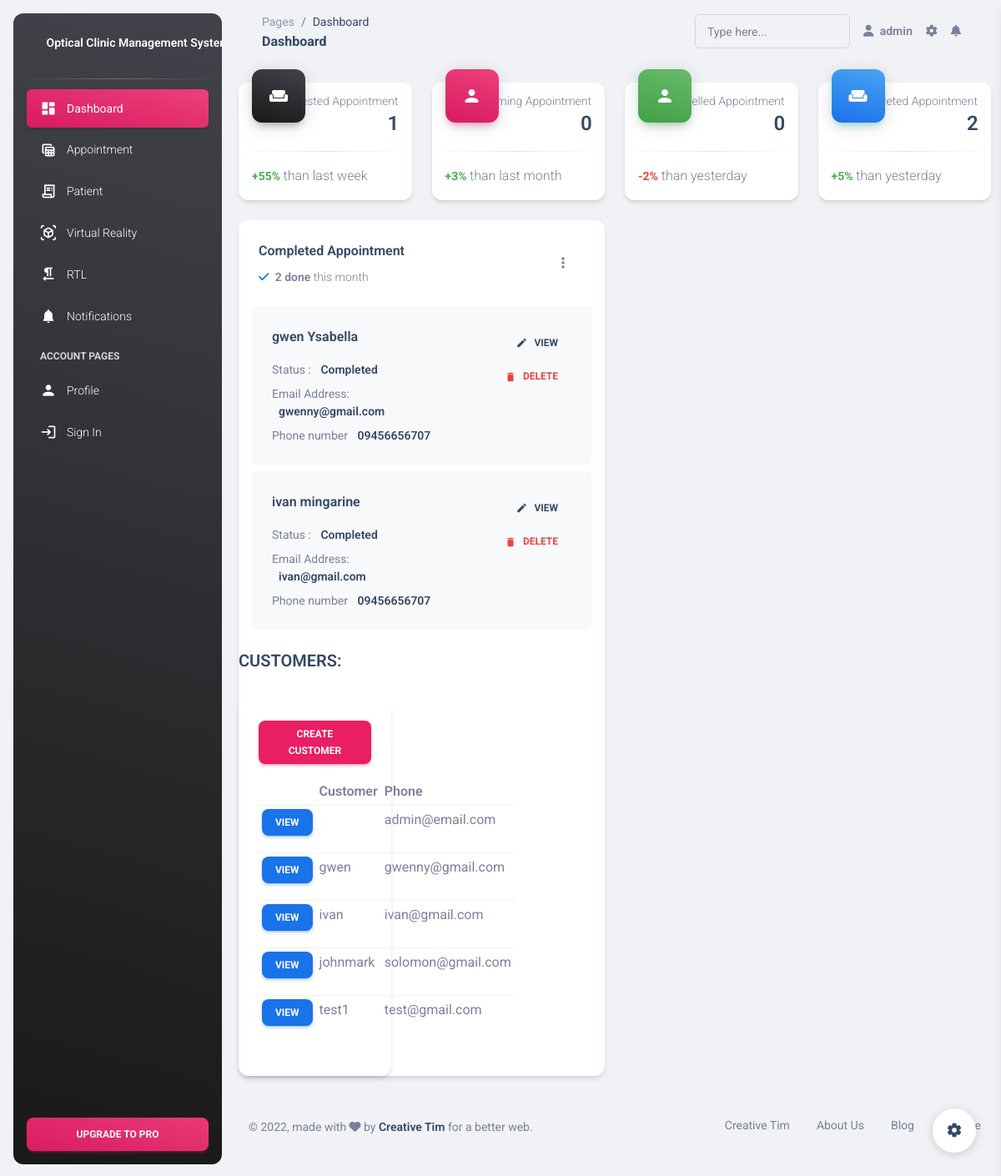
The app's page /dashboard/ (signed in) with its own data.
### app/models.py (models this page shows, shortened)
class Appointment(models.Model):
    Status = (
        ('Pending', 'Pending'),
        ('Confirmed', 'Confirmed'),
        ('Completed', 'Completed'),
        ('Canceled', 'Canceled')
    )
    patient = models.ForeignKey(Patient, null=True, on_delete = models.CASCADE)
    date_created = models.DateTimeField(auto_now_add = True)
    status = models.CharField(max_length = 255, choices = Status, default = 'Pending')
    accepted_date = models.DateTimeField(null=True, blank = True)

class Patient(models.Model):
    user = models.OneToOneField(User, null=True, blank=True, on_delete = models.CASCADE)
    first_name = models.CharField(max_length=255, null = True)
    last_name = models.CharField(max_length=255, null = True)
    email = models.CharField(max_length=255, null = True)
    phone = models.CharField(max_length=255, null = True)
    date_created = models.DateTimeField(auto_now_add = True)

### app/decorators.py (the view)
	def wrapper_function(request, *args, **kwargs):
		group = None
		if request.user.groups.exists():
			group = request.user.groups.all()[0].name
		if group == 'customer':
			return redirect('user_page')
		if group == 'admin':
			return view_func(request, *args, **kwargs)

### app/templates/app/dashboard.html (shortened to what this page needs)
{% load static %}
<!DOCTYPE html>
<html lang="en">
<head>
  <link href="../assets/css/nucleo-icons.css" rel="stylesheet" />
  <link href="../assets/css/nucleo-svg.css" rel="stylesheet" />
  <link id="pagestyle" href="{% static '/css/material-dashboard.css' %}" rel="stylesheet" />
</head>
<body class="g-sidenav-show  bg-gray-200">
  <aside class="sidenav navbar navbar-vertical navbar-expand-xs border-0 border-radius-xl my-3 fixed-start ms-3   bg-gradient-dark" id="sidenav-main">
    <div class="sidenav-header">
      <a class="navbar-brand m-0" href=" https://demos.creative-tim.com/material-dashboard/pages/dashboard " target="_blank">
        <span class="ms-1 font-weight-bold text-white">Optical Clinic Management System</span>
      </a>
    </div>
    <hr class="horizontal light mt-0 mb-2">
    <div class="collapse navbar-collapse  w-auto " id="sidenav-collapse-main">
      <ul class="navbar-nav">
        <li class="nav-item">
          <a class="nav-link text-white active bg-gradient-primary" href="../pages/dashboard.html">
            <div class="text-white text-center me-2 d-flex align-items-center justify-content-center">
              <i class="material-icons opacity-10">dashboard</i>
            </div>
            <span class="nav-link-text ms-1">Dashboard</span>
          </a>
        </li>
        <li class="nav-item">
          <a class="nav-link text-white " href="../pages/tables.html">
            <div class="text-white text-center me-2 d-flex align-items-center justify-content-center">
              <i class="material-icons opacity-10">table_view</i>
            </div>
            <span class="nav-link-text ms-1">Appointment</span>
          </a>
        </li>
        <li class="nav-item">
          <a class="nav-link text-white " href="../pages/billing.html">
            <div class="text-white text-center me-2 d-flex align-items-center justify-content-center">
              <i class="material-icons opacity-10">receipt_long</i>
            </div>
            <span class="nav-link-text ms-1">Patient</span>
          </a>
        </li>
        <li class="nav-item">
          <a class="nav-link text-white " href="../pages/virtual-reality.html">
            <div class="text-white text-center me-2 d-flex align-items-center justify-content-center">
              <i class="material-icons opacity-10">view_in_ar</i>
            </div>
            <span class="nav-link-text ms-1">Virtual Reality</span>
          </a>
        </li>
        <li class="nav-item">
          <a class="nav-link text-white " href="../pages/rtl.html">
            <div class="text-white text-center me-2 d-flex align-items-center justify-content-center">
              <i class="material-icons opacity-10">format_textdirection_r_to_l</i>
            </div>
            <span class="nav-link-text ms-1">RTL</span>
          </a>
        </li>
        <li class="nav-item">
          <a class="nav-link text-white " href="../pages/notifications.html">
            <div class="text-white text-center me-2 d-flex align-items-center justify-content-center">
              <i class="material-icons opacity-10">notifications</i>
            </div>
            <span class="nav-link-text ms-1">Notifications</span>
          </a>
        </li>
        <li class="nav-item mt-3">
          <h6 class="ps-4 ms-2 text-uppercase text-xs text-white font-weight-bolder opacity-8">Account pages</h6>
        </li>
        <li class="nav-item">
          <a class="nav-link text-white " href="../pages/profile.html">
            <div class="text-white text-center me-2 d-flex align-items-center justify-content-center">
              <i class="material-icons opacity-10">person</i>
            </div>
            <span class="nav-link-text ms-1">Profile</span>
          </a>
        </li>
        <li class="nav-item">
          <a class="nav-link text-white " href="../pages/sign-in.html">
            <div class="text-white text-center me-2 d-flex align-items-center justify-content-center">
              <i class="material-icons opacity-10">login</i>
            </div>
            <span class="nav-link-text ms-1">Sign In</span>
          </a>
        </li>
      </ul>
    </div>
    <div class="sidenav-footer position-absolute w-100 bottom-0 ">
      <div class="mx-3">
        <a class="btn bg-gradient-primary mt-4 w-100" href="https://www.creative-tim.com/product/material-dashboard-pro?ref=sidebarfree" type="button">Upgrade to pro</a>
      </div>
    </div>
  </aside>
  <main class="main-content position-relative max-height-vh-100 h-100 border-radius-lg ">
    <nav class="navbar navbar-main navbar-expand-lg px-0 mx-4 shadow-none border-radius-xl" id="navbarBlur" data-scroll="true">
      <div class="container-fluid py-1 px-3">
        <nav aria-label="breadcrumb">
          <ol class="breadcrumb bg-transparent mb-0 pb-0 pt-1 px-0 me-sm-6 me-5">
            <li class="breadcrumb-item text-sm"><a class="opacity-5 text-dark" href="javascript:;">Pages</a></li>
            <li class="breadcrumb-item text-sm text-dark active" aria-current="page">Dashboard</li>
          </ol>
          <h6 class="font-weight-bolder mb-0">Dashboard</h6>
        </nav>
        <div class="collapse navbar-collapse mt-sm-0 mt-2 me-md-0 me-sm-4" id="navbar">
          <div class="ms-md-auto pe-md-3 d-flex align-items-center">
            <div class="input-group input-group-outline">
              <label class="form-label">Type here...</label>
              <input type="text" class="form-control">
            </div>
          </div>
          <ul class="navbar-nav  justify-content-end">
            <li class="nav-item d-flex align-items-center">
              <a href="../pages/sign-in.html" class="nav-link text-body font-weight-bold px-0">
                <i class="fa fa-user me-sm-1"></i>
                <span class="d-sm-inline d-none">{{ request.user }}</span>
              </a>
            </li>
            <li class="nav-item px-3 d-flex align-items-center">
              <a href="javascript:;" class="nav-link text-body p-0">
                <i class="fa fa-cog fixed-plugin-button-nav cursor-pointer"></i>
              </a>
            </li>
            <li class="nav-item dropdown pe-2 d-flex align-items-center">
              <a href="javascript:;" class="nav-link text-body p-0" id="dropdownMenuButton" data-bs-toggle="dropdown" aria-expanded="false">
                <i class="fa fa-bell cursor-pointer"></i>
              </a>
            </li>
          </ul>
        </div>
      </div>
    </nav>
    <div class="container-fluid py-4">
      <div class="row">
        <div class="col-xl-3 col-sm-6 mb-xl-0 mb-4">
          <div class="card">
            <div class="card-header p-3 pt-2">
              <div class="icon icon-lg icon-shape bg-gradient-dark shadow-dark text-center border-radius-xl mt-n4 position-absolute">
                <i class="material-icons opacity-10">weekend</i>
              </div>
              <div class="text-end pt-1">
                <p class="text-sm mb-0 text-capitalize">Requested Appointment </p>
                <h4 class="mb-0">{{ pending_count }} </h4>
              </div>
            </div>
            <hr class="dark horizontal my-0">
            <div class="card-footer p-3">
              <p class="mb-0"><span class="text-success text-sm font-weight-bolder">+55% </span>than last week</p>
            </div>
          </div>
        </div>
        <div class="col-xl-3 col-sm-6 mb-xl-0 mb-4">
          <div class="card">
            <div class="card-header p-3 pt-2">
              <div class="icon icon-lg icon-shape bg-gradient-primary shadow-primary text-center border-radius-xl mt-n4 position-absolute">
                <i class="material-icons opacity-10">person</i>
              </div>
              <div class="text-end pt-1">
                <p class="text-sm mb-0 text-capitalize">Upcoming Appointment</p>
                <h4 class="mb-0">{{ confirmed_count }}</h4>
              </div>
            </div>
            <hr class="dark horizontal my-0">
            <div class="card-footer p-3">
              <p class="mb-0"><span class="text-success text-sm font-weight-bolder">+3% </span>than last month</p>
            </div>
          </div>
        </div>
        <div class="col-xl-3 col-sm-6 mb-xl-0 mb-4">
          <div class="card">
            <div class="card-header p-3 pt-2">
              <div class="icon icon-lg icon-shape bg-gradient-success shadow-success text-center border-radius-xl mt-n4 position-absolute">
                <i class="material-icons opacity-10">person</i>
              </div>
              <div class="text-end pt-1">
                <p class="text-sm mb-0 text-capitalize">Cancelled Appointment</p>
                <h4 class="mb-0">{{ cancelled_count }}</h4>
              </div>
            </div>
            <hr class="dark horizontal my-0">
            <div class="card-footer p-3">
              <p class="mb-0"><span class="text-danger text-sm font-weight-bolder">-2%</span> than yesterday</p>
            </div>
          </div>
        </div>
        <div class="col-xl-3 col-sm-6">
          <div class="card">
            <div class="card-header p-3 pt-2">
              <div class="icon icon-lg icon-shape bg-gradient-info shadow-info text-center border-radius-xl mt-n4 position-absolute">
                <i class="material-icons opacity-10">weekend</i>
              </div>
              <div class="text-end pt-1">
                <p class="text-sm mb-0 text-capitalize">Completed Appointment</p>
                <h4 class="mb-0">{{ completed_count }}</h4>
              </div>
            </div>
            <hr class="dark horizontal my-0">
            <div class="card-footer p-3">
              <p class="mb-0"><span class="text-success text-sm font-weight-bolder">+5% </span>than yesterday</p>
            </div>
          </div>
        </div>
      </div>
      <div class="row mb-4">
        <div class="col-lg-6 col-md-6 mb-md-0 mb-4">
          <div class="card">
            <div class="card-header pb-0">
              <div class="row">
                <div class="col-lg-6 col-7">
                  <h6>Completed Appointment </h6>
                  <p class="text-sm mb-0">
                    <i class="fa fa-check text-info" aria-hidden="true"></i>
                    <span class="font-weight-bold ms-1">{{ completed_count }} done</span> this month
                  </p>
                </div>
                <div class="col-lg-6 col-5 my-auto text-end">
                  <div class="dropdown float-lg-end pe-4">
                    <a class="cursor-pointer" id="dropdownTable" data-bs-toggle="dropdown" aria-expanded="false">
                      <i class="fa fa-ellipsis-v text-secondary"></i>
                    </a>
                  </div>
                </div>
              </div>
            </div>
                <div class="card-body pt-4 p-3">
                  {% if completed %}
                  {% for app in completed %}
                  <ul class="list-group">
                    <li class="list-group-item border-0 d-flex p-4 mb-2 bg-gray-100 border-radius-lg">
                      <div class="d-flex flex-column">
                        <h6 class="mb-3 text-md">{{ app.patient.first_name }} {{ app.patient.last_name}}</h6>
                        <span class="mb-2 text-sm"> Status : <span class="text-dark font-weight-bold ms-sm-2"> {{app.status}}</span></span>
                        <span class="mb-2 text-sm">Email Address: <span class="text-dark ms-sm-2 font-weight-bold"> {{ app.patient.email }}</span></span>
                        <span class="text-sm"> Phone number <span class="text-dark ms-sm-2 font-weight-bold"> {{app.patient.phone}}</span></span>
                      </div>
                      <div class="ms-auto text-end">
                        <a href="#" class="btn btn-link text-dark px-3 mb-0"><i class="material-icons text-sm me-2">edit</i>View</a>
                        <a class="btn btn-link text-danger text-gradient px-3 mb-0"><i class="material-icons text-sm me-2">delete</i>Delete</a>
                      </div>
                    </li>
                  </ul>
                  {% endfor %}
                  {% endif %}
                </div>
                <div class="col-md-5">
                  <h5>CUSTOMERS:</h5>
                  <hr>
                  <div class="card card-body">
                    <a class="btn btn-primary  btn-sm btn-block" href="">Create Customer</a>
                    <table class="table table-sm">
                      <tr>
                        <th></th>
                        <th>Customer</th>
                        <th>Phone</th>
                      </tr>
                      {% for pat in patient %}
                        <tr>
                          <td><a class="btn btn-sm btn-info" href="{% url 'patient' pat.id %}">View</a></td>
                          <td>{{pat.first_name}}</td>
                          <td>{{pat.email}}</td>
                        </tr>
                      {% endfor %}
                    </table>
                  </div>
                </div>
          </div>
        </div>
      </div>
      <footer class="footer py-4  ">
        <div class="container-fluid">
          <div class="row align-items-center justify-content-lg-between">
            <div class="col-lg-6 mb-lg-0 mb-4">
              <div class="copyright text-center text-sm text-muted text-lg-start">
                © ,
                made with <i class="fa fa-heart"></i> by
                <a href="https://www.creative-tim.com" class="font-weight-bold" target="_blank">Creative Tim</a>
                for a better web.
              </div>
            </div>
            <div class="col-lg-6">
              <ul class="nav nav-footer justify-content-center justify-content-lg-end">
                <li class="nav-item">
                  <a href="https://www.creative-tim.com" class="nav-link text-muted" target="_blank">Creative Tim</a>
                </li>
                <li class="nav-item">
                  <a href="https://www.creative-tim.com/presentation" class="nav-link text-muted" target="_blank">About Us</a>
                </li>
                <li class="nav-item">
                  <a href="https://www.creative-tim.com/blog" class="nav-link text-muted" target="_blank">Blog</a>
                </li>
                <li class="nav-item">
                  <a href="https://www.creative-tim.com/license" class="nav-link pe-0 text-muted" target="_blank">License</a>
                </li>
              </ul>
            </div>
          </div>
        </div>
      </footer>
    </div>
  </main>
  <div class="fixed-plugin">
    <a class="fixed-plugin-button text-dark position-fixed px-3 py-2">
      <i class="material-icons py-2">settings</i>
    </a>
  </div>
</body>
</html>

### static/css/nucleo-svg.css (style rules this page uses)
.icon { display: inline-block; color: #111111; height: 1em; width: 1em; }
.icon-lg { height: 1.6em; width: 1.6em; }
.icon { fill: currentColor; stroke: none; }

### records on screen
Appointment: patient.first_name "gwen", patient.last_name "Ysabella", status "Completed", patient.email "gwenny@gmail.com", patient.phone "09456656707"
Appointment: patient.first_name "ivan", patient.last_name "mingarine", status "Completed", patient.email "ivan@gmail.com", patient.phone "09456656707"
Patient: email "admin@email.com"
Patient: first_name "gwen", email "gwenny@gmail.com"
Patient: first_name "ivan", email "ivan@gmail.com"
Patient: first_name "johnmark", email "solomon@gmail.com"
Patient: first_name "test1", email "test@gmail.com"

### other values on screen
{{ request.user }} "admin"
{{ pending_count }} "1"
{{ confirmed_count }} "0"
{{ cancelled_count }} "0"
{{ completed_count }} "2"
